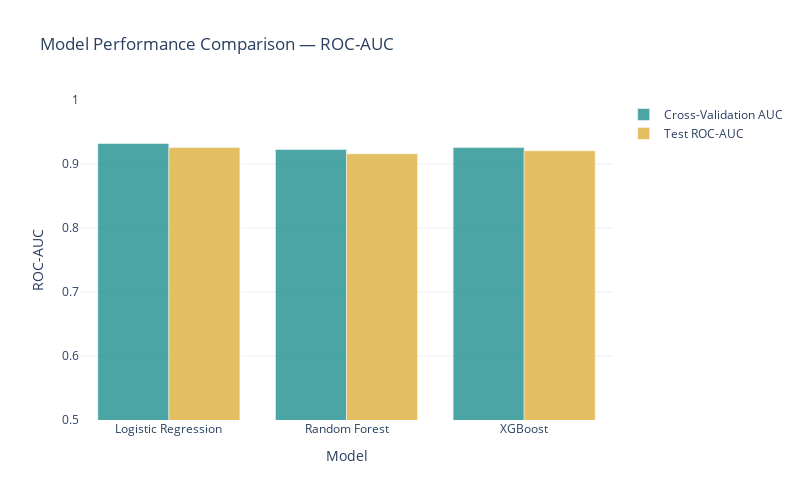
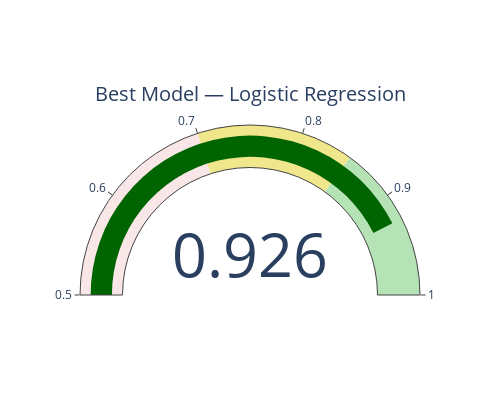

The cell these charts' notebook holds for them, in order:
### Code cell
# %% ===============================================================
# STEP 1 — MODEL PERFORMANCE DASHBOARD
# ===============================================================
import json
import pandas as pd
import plotly.graph_objects as go
import plotly.express as px

# --- Load model evaluation summary (from Notebook 4) ---
SUMMARY_PATH = OUTPUTS / "model_evaluation_summary.json"

with open(SUMMARY_PATH, "r") as f:
    summary_metrics = json.load(f)

print(f"✅ Loaded model evaluation summary from: {SUMMARY_PATH}")

# --- Convert metrics into tidy DataFrames for plotting ---
# 1) Cross-validation performance
cv_df = (
    pd.DataFrame(summary_metrics["Cross-Validation ROC-AUC (mean)"], index=["Mean AUC"])
    .T.reset_index()
    .rename(columns={"index": "Model"})
)

# 2) Test-set performance
test_df = (
    pd.DataFrame(summary_metrics["Test ROC-AUC"], index=["ROC-AUC"])
    .T.reset_index()
    .rename(columns={"index": "Model"})
)

# 3) Thresholds and Brier scores
thr_df = pd.DataFrame(summary_metrics["Best Thresholds"], index=["Threshold"]).T
brier_df = pd.DataFrame(summary_metrics["Brier Score"], index=["Brier"]).T

# --- Combine results for dashboard summary ---
display(cv_df)
display(test_df)
display(thr_df)
display(brier_df)

# ===============================================================
# 📊 INTERACTIVE PLOTLY DASHBOARD — ROC-AUC COMPARISON
# ===============================================================
fig = go.Figure()

fig.add_trace(
    go.Bar(
        x=cv_df["Model"],
        y=cv_df["Mean AUC"],
        name="Cross-Validation AUC",
        marker_color="teal",
        opacity=0.7,
    )
)

fig.add_trace(
    go.Bar(
        x=test_df["Model"],
        y=test_df["ROC-AUC"],
        name="Test ROC-AUC",
        marker_color="goldenrod",
        opacity=0.7,
    )
)

fig.update_layout(
    title="Model Performance Comparison — ROC-AUC",
    xaxis_title="Model",
    yaxis_title="ROC-AUC",
    barmode="group",
    yaxis=dict(range=[0.5, 1.0]),
    template="plotly_white",
    width=800,
    height=500,
)

fig.show()

# ===============================================================
# 📊 OPTIONAL: GAUGE CHART FOR BEST MODEL PERFORMANCE
# ===============================================================
best_model = test_df.loc[test_df["ROC-AUC"].idxmax(), "Model"]
best_auc = test_df["ROC-AUC"].max()

fig_gauge = go.Figure(
    go.Indicator(
        mode="gauge+number",
        value=best_auc,
        title={"text": f"Best Model — {best_model}"},
        gauge={
            "axis": {"range": [0.5, 1.0]},
            "bar": {"color": "darkgreen"},
            "steps": [
                {"range": [0.5, 0.7], "color": "#f9e6e6"},
                {"range": [0.7, 0.85], "color": "#f0e68c"},
                {"range": [0.85, 1.0], "color": "#b6e3b6"},
            ],
        },
    )
)

fig_gauge.update_layout(width=500, height=400, template="plotly_white")
fig_gauge.show()

print("✅ STEP 1 — Model Performance Dashboard complete.")

### Figure 1 — Plotly figure (JSON) as saved in the notebook; plotly's stock layout.template omitted (floating-point values rounded to 4 significant figures)
{"data": [{"marker": {"color": "teal"}, "name": "Cross-Validation AUC", "opacity": 0.7, "type": "bar", "x": ["Logistic Regression", "Random Forest", "XGBoost"], "y": [0.932, 0.9227, 0.9256]}, {"marker": {"color": "goldenrod"}, "name": "Test ROC-AUC", "opacity": 0.7, "type": "bar", "x": ["Logistic Regression", "Random Forest", "XGBoost"], "y": [0.9258, 0.9161, 0.9207]}], "layout": {"barmode": "group", "height": 500, "title": {"text": "Model Performance Comparison — ROC-AUC"}, "width": 800, "xaxis": {"title": {"text": "Model"}}, "yaxis": {"range": [0.5, 1], "title": {"text": "ROC-AUC"}}}}

### Figure 2 — Plotly figure (JSON) as saved in the notebook; plotly's stock layout.template omitted (floating-point values rounded to 4 significant figures)
{"data": [{"gauge": {"axis": {"range": [0.5, 1]}, "bar": {"color": "darkgreen"}, "steps": [{"color": "#f9e6e6", "range": [0.5, 0.7]}, {"color": "#f0e68c", "range": [0.7, 0.85]}, {"color": "#b6e3b6", "range": [0.85, 1]}]}, "mode": "gauge+number", "title": {"text": "Best Model — Logistic Regression"}, "type": "indicator", "value": 0.9258}], "layout": {"height": 400, "width": 500}}
